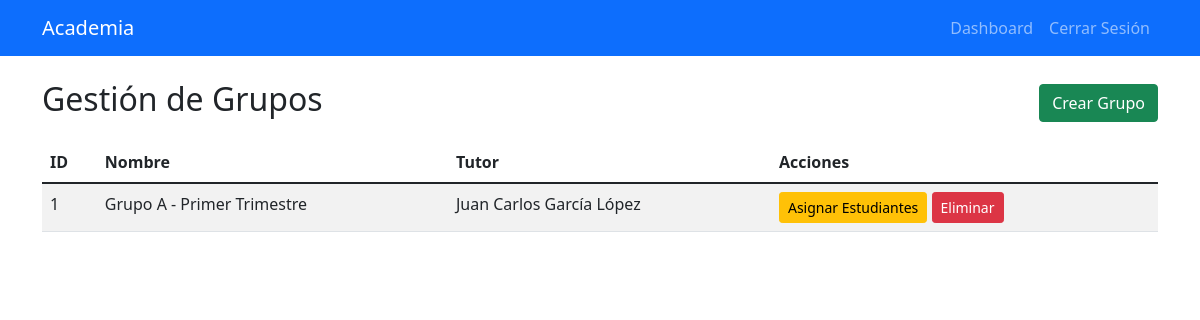
/grupos.php (signed in), run on the app's committed database.
### tables this page shows
CREATE TABLE grupos (
    id INT AUTO_INCREMENT PRIMARY KEY,
    nombre VARCHAR(100) NOT NULL,
    codigo_tutor VARCHAR(10) NOT NULL,
    FOREIGN KEY (codigo_tutor) REFERENCES tutores(codigo)
);

CREATE TABLE tutores (
    codigo VARCHAR(10) PRIMARY KEY,
    nombres VARCHAR(100) NOT NULL,
    apellidos VARCHAR(100) NOT NULL,
    dui VARCHAR(10) NOT NULL,
    email VARCHAR(100) NOT NULL,
    telefono VARCHAR(15) NOT NULL,
    fecha_nacimiento DATE NOT NULL,
    fecha_contratacion DATE NOT NULL,
    estado ENUM('contratado', 'despedido', 'renuncia') DEFAULT 'contratado'
);

### controllers/GrupoController.php (called while the page is built, shortened)
<?php
class GrupoController {
    private $grupo;
    public function __construct($db) {
        $this->grupo = new Grupo($db);
    }
    public function index() {
        $grupos = $this->grupo->obtenerTodos();
        include 'views/grupos/index.php';
    }
}
?>

### models/Grupo.php (called while the page is built, shortened)
<?php
class Grupo {
    private $conn;
    private $table = 'grupos';
    public function __construct($db) {
        $this->conn = $db;
    }
    public function obtenerTodos() {
        $query = "SELECT g.*, t.nombres, t.apellidos FROM " . $this->table . " g
                  INNER JOIN tutores t ON g.codigo_tutor = t.codigo";
        $stmt = $this->conn->prepare($query);
        $stmt->execute();
        return $stmt->fetchAll(PDO::FETCH_ASSOC);
    }
}
?>

### views/grupos/index.php (the view, shortened to what this page needs)
<!DOCTYPE html>
<html>
<head>
    <link href="https://cdn.jsdelivr.net/npm/bootstrap@5.1.3/dist/css/bootstrap.min.css" rel="stylesheet">
</head>
<body>
    <nav class="navbar navbar-expand-lg navbar-dark bg-primary">
        <div class="container">
            <a class="navbar-brand" href="dashboard.php">Academia</a>
            <div class="navbar-nav ms-auto">
                <a class="nav-link" href="dashboard.php">Dashboard</a>
                <a class="nav-link" href="logout.php">Cerrar Sesión</a>
            </div>
        </div>
    </nav>
    <div class="container mt-4">
        <div class="d-flex justify-content-between align-items-center">
            <h2>Gestión de Grupos</h2>
            <a href="grupos.php?action=crear" class="btn btn-success">Crear Grupo</a>
        </div>
        <div class="table-responsive mt-3">
            <table class="table table-striped">
                <thead>
                    <tr>
                        <th>ID</th>
                        <th>Nombre</th>
                        <th>Tutor</th>
                        <th>Acciones</th>
                    </tr>
                </thead>
                <tbody>
                    <?php foreach($grupos as $grupo): ?>
                    <tr>
                        <td><?= $grupo['id'] ?></td>
                        <td><?= $grupo['nombre'] ?></td>
                        <td><?= $grupo['nombres'] . ' ' . $grupo['apellidos'] ?></td>
                        <td>
                            <a href="grupos.php?action=asignar&id=<?= $grupo['id'] ?>" class="btn btn-sm btn-warning">Asignar Estudiantes</a>
                            <a href="grupos.php?action=eliminar&id=<?= $grupo['id'] ?>" class="btn btn-sm btn-danger" onclick="return confirm('¿Eliminar grupo?')">Eliminar</a>
                        </td>
                    </tr>
                    <?php endforeach; ?>
                </tbody>
            </table>
        </div>
    </div>
</body>
</html>

### data on the page
grupos: id "1", nombre "Grupo A - Primer Trimestre", codigo_tutor.nombres "Juan Carlos", codigo_tutor.apellidos "García López"
